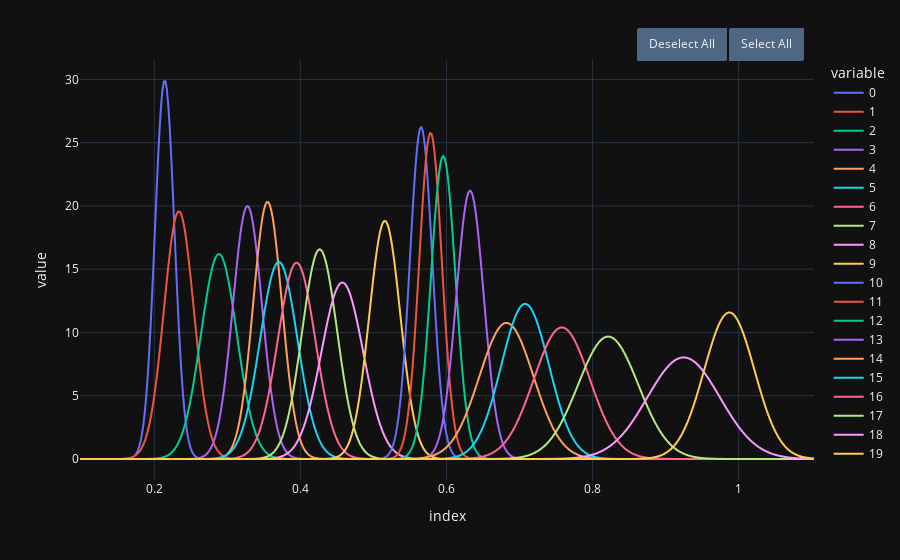
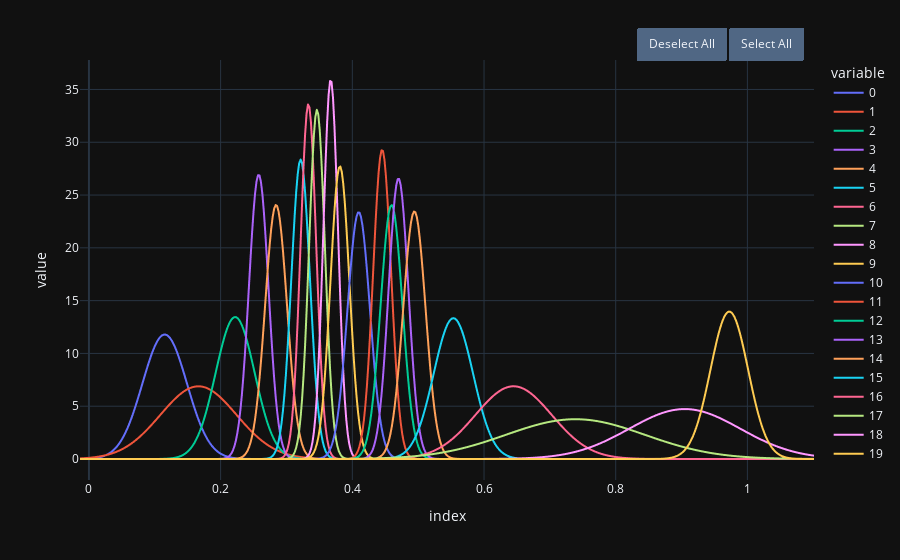
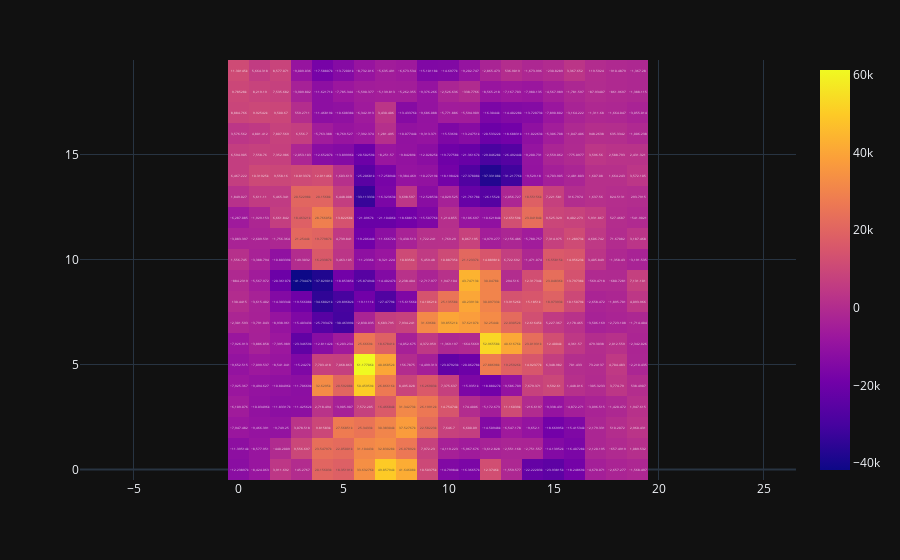

Write notebook code for charts like these, in order.
### Code cell
spice_net.fit(train_set['cleaned_humidity'].tolist(), train_set['cleaned_visibility'].tolist(),
              epochs_on_batch=config['epochs_on_batch'],
              batch_size=config['batch_size'],
              print_output=True)
spn.plot_som(som_1, True)
spn.plot_som(som_2, True)
spn.plot_hcm(correlation_matrix)

### Figure 1 — Plotly figure (JSON) as saved in the notebook; plotly's stock layout.template omitted (floating-point values rounded to 4 significant figures; data arrays with more than 128 entries replaced by an {"elided": "..."} marker saying what was removed)
{"data": [{"hovertemplate": "variable=0<br>index=%{x}<br>value=%{y}<extra></extra>", "legendgroup": "0", "line": {"color": "#636efa", "dash": "solid"}, "marker": {"symbol": "circle"}, "mode": "lines", "name": "0", "showlegend": true, "x": {"elided": "500 float values"}, "xaxis": "x", "y": {"elided": "500 float values"}, "yaxis": "y", "type": "scattergl"}, {"hovertemplate": "variable=1<br>index=%{x}<br>value=%{y}<extra></extra>", "legendgroup": "1", "line": {"color": "#EF553B", "dash": "solid"}, "marker": {"symbol": "circle"}, "mode": "lines", "name": "1", "showlegend": true, "x": {"elided": "500 float values"}, "xaxis": "x", "y": {"elided": "500 float values"}, "yaxis": "y", "type": "scattergl"}, {"hovertemplate": "variable=2<br>index=%{x}<br>value=%{y}<extra></extra>", "legendgroup": "2", "line": {"color": "#00cc96", "dash": "solid"}, "marker": {"symbol": "circle"}, "mode": "lines", "name": "2", "showlegend": true, "x": {"elided": "500 float values"}, "xaxis": "x", "y": {"elided": "500 float values"}, "yaxis": "y", "type": "scattergl"}, {"hovertemplate": "variable=3<br>index=%{x}<br>value=%{y}<extra></extra>", "legendgroup": "3", "line": {"color": "#ab63fa", "dash": "solid"}, "marker": {"symbol": "circle"}, "mode": "lines", "name": "3", "showlegend": true, "x": {"elided": "500 float values"}, "xaxis": "x", "y": {"elided": "500 float values"}, "yaxis": "y", "type": "scattergl"}, {"hovertemplate": "variable=4<br>index=%{x}<br>value=%{y}<extra></extra>", "legendgroup": "4", "line": {"color": "#FFA15A", "dash": "solid"}, "marker": {"symbol": "circle"}, "mode": "lines", "name": "4", "showlegend": true, "x": {"elided": "500 float values"}, "xaxis": "x", "y": {"elided": "500 float values"}, "yaxis": "y", "type": "scattergl"}, {"hovertemplate": "variable=5<br>index=%{x}<br>value=%{y}<extra></extra>", "legendgroup": "5", "line": {"color": "#19d3f3", "dash": "solid"}, "marker": {"symbol": "circle"}, "mode": "lines", "name": "5", "showlegend": true, "x": {"elided": "500 float values"}, "xaxis": "x", "y": {"elided": "500 float values"}, "yaxis": "y", "type": "scattergl"}, {"hovertemplate": "variable=6<br>index=%{x}<br>value=%{y}<extra></extra>", "legendgroup": "6", "line": {"color": "#FF6692", "dash": "solid"}, "marker": {"symbol": "circle"}, "mode": "lines", "name": "6", "showlegend": true, "x": {"elided": "500 float values"}, "xaxis": "x", "y": {"elided": "500 float values"}, "yaxis": "y", "type": "scattergl"}, {"hovertemplate": "variable=7<br>index=%{x}<br>value=%{y}<extra></extra>", "legendgroup": "7", "line": {"color": "#B6E880", "dash": "solid"}, "marker": {"symbol": "circle"}, "mode": "lines", "name": "7", "showlegend": true, "x": {"elided": "500 float values"}, "xaxis": "x", "y": {"elided": "500 float values"}, "yaxis": "y", "type": "scattergl"}, {"hovertemplate": "variable=8<br>index=%{x}<br>value=%{y}<extra></extra>", "legendgroup": "8", "line": {"color": "#FF97FF", "dash": "solid"}, "marker": {"symbol": "circle"}, "mode": "lines", "name": "8", "showlegend": true, "x": {"elided": "500 float values"}, "xaxis": "x", "y": {"elided": "500 float values"}, "yaxis": "y", "type": "scattergl"}, {"hovertemplate": "variable=9<br>index=%{x}<br>value=%{y}<extra></extra>", "legendgroup": "9", "line": {"color": "#FECB52", "dash": "solid"}, "marker": {"symbol": "circle"}, "mode": "lines", "name": "9", "showlegend": true, "x": {"elided": "500 float values"}, "xaxis": "x", "y": {"elided": "500 float values"}, "yaxis": "y", "type": "scattergl"}, {"hovertemplate": "variable=10<br>index=%{x}<br>value=%{y}<extra></extra>", "legendgroup": "10", "line": {"color": "#636efa", "dash": "solid"}, "marker": {"symbol": "circle"}, "mode": "lines", "name": "10", "showlegend": true, "x": {"elided": "500 float values"}, "xaxis": "x", "y": {"elided": "500 float values"}, "yaxis": "y", "type": "scattergl"}, {"hovertemplate": "variable=11<br>index=%{x}<br>value=%{y}<extra></extra>", "legendgroup": "11", "line": {"color": "#EF553B", "dash": "solid"}, "marker": {"symbol": "circle"}, "mode": "lines", "name": "11", "showlegend": true, "x": {"elided": "500 float values"}, "xaxis": "x", "y": {"elided": "500 float values"}, "yaxis": "y", "type": "scattergl"}, {"hovertemplate": "variable=12<br>index=%{x}<br>value=%{y}<extra></extra>", "legendgroup": "12", "line": {"color": "#00cc96", "dash": "solid"}, "marker": {"symbol": "circle"}, "mode": "lines", "name": "12", "showlegend": true, "x": {"elided": "500 float values"}, "xaxis": "x", "y": {"elided": "500 float values"}, "yaxis": "y", "type": "scattergl"}, {"hovertemplate": "variable=13<br>index=%{x}<br>value=%{y}<extra></extra>", "legendgroup": "13", "line": {"color": "#ab63fa", "dash": "solid"}, "marker": {"symbol": "circle"}, "mode": "lines", "name": "13", "showlegend": true, "x": {"elided": "500 float values"}, "xaxis": "x", "y": {"elided": "500 float values"}, "yaxis": "y", "type": "scattergl"}, {"hovertemplate": "variable=14<br>index=%{x}<br>value=%{y}<extra></extra>", "legendgroup": "14", "line": {"color": "#FFA15A", "dash": "solid"}, "marker": {"symbol": "circle"}, "mode": "lines", "name": "14", "showlegend": true, "x": {"elided": "500 float values"}, "xaxis": "x", "y": {"elided": "500 float values"}, "yaxis": "y", "type": "scattergl"}, {"hovertemplate": "variable=15<br>index=%{x}<br>value=%{y}<extra></extra>", "legendgroup": "15", "line": {"color": "#19d3f3", "dash": "solid"}, "marker": {"symbol": "circle"}, "mode": "lines", "name": "15", "showlegend": true, "x": {"elided": "500 float values"}, "xaxis": "x", "y": {"elided": "500 float values"}, "yaxis": "y", "type": "scattergl"}, {"hovertemplate": "variable=16<br>index=%{x}<br>value=%{y}<extra></extra>", "legendgroup": "16", "line": {"color": "#FF6692", "dash": "solid"}, "marker": {"symbol": "circle"}, "mode": "lines", "name": "16", "showlegend": true, "x": {"elided": "500 float values"}, "xaxis": "x", "y": {"elided": "500 float values"}, "yaxis": "y", "type": "scattergl"}, {"hovertemplate": "variable=17<br>index=%{x}<br>value=%{y}<extra></extra>", "legendgroup": "17", "line": {"color": "#B6E880", "dash": "solid"}, "marker": {"symbol": "circle"}, "mode": "lines", "name": "17", "showlegend": true, "x": {"elided": "500 float values"}, "xaxis": "x", "y": {"elided": "500 float values"}, "yaxis": "y", "type": "scattergl"}, {"hovertemplate": "variable=18<br>index=%{x}<br>value=%{y}<extra></extra>", "legendgroup": "18", "line": {"color": "#FF97FF", "dash": "solid"}, "marker": {"symbol": "circle"}, "mode": "lines", "name": "18", "showlegend": true, "x": {"elided": "500 float values"}, "xaxis": "x", "y": {"elided": "500 float values"}, "yaxis": "y", "type": "scattergl"}, {"hovertemplate": "variable=19<br>index=%{x}<br>value=%{y}<extra></extra>", "legendgroup": "19", "line": {"color": "#FECB52", "dash": "solid"}, "marker": {"symbol": "circle"}, "mode": "lines", "name": "19", "showlegend": true, "x": {"elided": "500 float values"}, "xaxis": "x", "y": {"elided": "500 float values"}, "yaxis": "y", "type": "scattergl"}], "layout": {"xaxis": {"anchor": "y", "domain": [0.0, 1.0], "title": {"text": "index"}}, "yaxis": {"anchor": "x", "domain": [0.0, 1.0], "title": {"text": "value"}}, "legend": {"title": {"text": "variable"}, "tracegroupgap": 0}, "margin": {"t": 60}, "updatemenus": [{"buttons": [{"args": ["visible", "legendonly"], "label": "Deselect All", "method": "restyle"}, {"args": ["visible", true], "label": "Select All", "method": "restyle"}], "direction": "left", "pad": {"r": 10, "t": 10}, "showactive": false, "type": "buttons", "x": 1, "xanchor": "right", "y": 1.1, "yanchor": "top"}]}}

### Figure 2 — Plotly figure (JSON) as saved in the notebook; plotly's stock layout.template omitted (floating-point values rounded to 4 significant figures; data arrays with more than 128 entries replaced by an {"elided": "..."} marker saying what was removed)
{"data": [{"hovertemplate": "variable=0<br>index=%{x}<br>value=%{y}<extra></extra>", "legendgroup": "0", "line": {"color": "#636efa", "dash": "solid"}, "marker": {"symbol": "circle"}, "mode": "lines", "name": "0", "showlegend": true, "x": {"elided": "500 float values"}, "xaxis": "x", "y": {"elided": "500 float values"}, "yaxis": "y", "type": "scattergl"}, {"hovertemplate": "variable=1<br>index=%{x}<br>value=%{y}<extra></extra>", "legendgroup": "1", "line": {"color": "#EF553B", "dash": "solid"}, "marker": {"symbol": "circle"}, "mode": "lines", "name": "1", "showlegend": true, "x": {"elided": "500 float values"}, "xaxis": "x", "y": {"elided": "500 float values"}, "yaxis": "y", "type": "scattergl"}, {"hovertemplate": "variable=2<br>index=%{x}<br>value=%{y}<extra></extra>", "legendgroup": "2", "line": {"color": "#00cc96", "dash": "solid"}, "marker": {"symbol": "circle"}, "mode": "lines", "name": "2", "showlegend": true, "x": {"elided": "500 float values"}, "xaxis": "x", "y": {"elided": "500 float values"}, "yaxis": "y", "type": "scattergl"}, {"hovertemplate": "variable=3<br>index=%{x}<br>value=%{y}<extra></extra>", "legendgroup": "3", "line": {"color": "#ab63fa", "dash": "solid"}, "marker": {"symbol": "circle"}, "mode": "lines", "name": "3", "showlegend": true, "x": {"elided": "500 float values"}, "xaxis": "x", "y": {"elided": "500 float values"}, "yaxis": "y", "type": "scattergl"}, {"hovertemplate": "variable=4<br>index=%{x}<br>value=%{y}<extra></extra>", "legendgroup": "4", "line": {"color": "#FFA15A", "dash": "solid"}, "marker": {"symbol": "circle"}, "mode": "lines", "name": "4", "showlegend": true, "x": {"elided": "500 float values"}, "xaxis": "x", "y": {"elided": "500 float values"}, "yaxis": "y", "type": "scattergl"}, {"hovertemplate": "variable=5<br>index=%{x}<br>value=%{y}<extra></extra>", "legendgroup": "5", "line": {"color": "#19d3f3", "dash": "solid"}, "marker": {"symbol": "circle"}, "mode": "lines", "name": "5", "showlegend": true, "x": {"elided": "500 float values"}, "xaxis": "x", "y": {"elided": "500 float values"}, "yaxis": "y", "type": "scattergl"}, {"hovertemplate": "variable=6<br>index=%{x}<br>value=%{y}<extra></extra>", "legendgroup": "6", "line": {"color": "#FF6692", "dash": "solid"}, "marker": {"symbol": "circle"}, "mode": "lines", "name": "6", "showlegend": true, "x": {"elided": "500 float values"}, "xaxis": "x", "y": {"elided": "500 float values"}, "yaxis": "y", "type": "scattergl"}, {"hovertemplate": "variable=7<br>index=%{x}<br>value=%{y}<extra></extra>", "legendgroup": "7", "line": {"color": "#B6E880", "dash": "solid"}, "marker": {"symbol": "circle"}, "mode": "lines", "name": "7", "showlegend": true, "x": {"elided": "500 float values"}, "xaxis": "x", "y": {"elided": "500 float values"}, "yaxis": "y", "type": "scattergl"}, {"hovertemplate": "variable=8<br>index=%{x}<br>value=%{y}<extra></extra>", "legendgroup": "8", "line": {"color": "#FF97FF", "dash": "solid"}, "marker": {"symbol": "circle"}, "mode": "lines", "name": "8", "showlegend": true, "x": {"elided": "500 float values"}, "xaxis": "x", "y": {"elided": "500 float values"}, "yaxis": "y", "type": "scattergl"}, {"hovertemplate": "variable=9<br>index=%{x}<br>value=%{y}<extra></extra>", "legendgroup": "9", "line": {"color": "#FECB52", "dash": "solid"}, "marker": {"symbol": "circle"}, "mode": "lines", "name": "9", "showlegend": true, "x": {"elided": "500 float values"}, "xaxis": "x", "y": {"elided": "500 float values"}, "yaxis": "y", "type": "scattergl"}, {"hovertemplate": "variable=10<br>index=%{x}<br>value=%{y}<extra></extra>", "legendgroup": "10", "line": {"color": "#636efa", "dash": "solid"}, "marker": {"symbol": "circle"}, "mode": "lines", "name": "10", "showlegend": true, "x": {"elided": "500 float values"}, "xaxis": "x", "y": {"elided": "500 float values"}, "yaxis": "y", "type": "scattergl"}, {"hovertemplate": "variable=11<br>index=%{x}<br>value=%{y}<extra></extra>", "legendgroup": "11", "line": {"color": "#EF553B", "dash": "solid"}, "marker": {"symbol": "circle"}, "mode": "lines", "name": "11", "showlegend": true, "x": {"elided": "500 float values"}, "xaxis": "x", "y": {"elided": "500 float values"}, "yaxis": "y", "type": "scattergl"}, {"hovertemplate": "variable=12<br>index=%{x}<br>value=%{y}<extra></extra>", "legendgroup": "12", "line": {"color": "#00cc96", "dash": "solid"}, "marker": {"symbol": "circle"}, "mode": "lines", "name": "12", "showlegend": true, "x": {"elided": "500 float values"}, "xaxis": "x", "y": {"elided": "500 float values"}, "yaxis": "y", "type": "scattergl"}, {"hovertemplate": "variable=13<br>index=%{x}<br>value=%{y}<extra></extra>", "legendgroup": "13", "line": {"color": "#ab63fa", "dash": "solid"}, "marker": {"symbol": "circle"}, "mode": "lines", "name": "13", "showlegend": true, "x": {"elided": "500 float values"}, "xaxis": "x", "y": {"elided": "500 float values"}, "yaxis": "y", "type": "scattergl"}, {"hovertemplate": "variable=14<br>index=%{x}<br>value=%{y}<extra></extra>", "legendgroup": "14", "line": {"color": "#FFA15A", "dash": "solid"}, "marker": {"symbol": "circle"}, "mode": "lines", "name": "14", "showlegend": true, "x": {"elided": "500 float values"}, "xaxis": "x", "y": {"elided": "500 float values"}, "yaxis": "y", "type": "scattergl"}, {"hovertemplate": "variable=15<br>index=%{x}<br>value=%{y}<extra></extra>", "legendgroup": "15", "line": {"color": "#19d3f3", "dash": "solid"}, "marker": {"symbol": "circle"}, "mode": "lines", "name": "15", "showlegend": true, "x": {"elided": "500 float values"}, "xaxis": "x", "y": {"elided": "500 float values"}, "yaxis": "y", "type": "scattergl"}, {"hovertemplate": "variable=16<br>index=%{x}<br>value=%{y}<extra></extra>", "legendgroup": "16", "line": {"color": "#FF6692", "dash": "solid"}, "marker": {"symbol": "circle"}, "mode": "lines", "name": "16", "showlegend": true, "x": {"elided": "500 float values"}, "xaxis": "x", "y": {"elided": "500 float values"}, "yaxis": "y", "type": "scattergl"}, {"hovertemplate": "variable=17<br>index=%{x}<br>value=%{y}<extra></extra>", "legendgroup": "17", "line": {"color": "#B6E880", "dash": "solid"}, "marker": {"symbol": "circle"}, "mode": "lines", "name": "17", "showlegend": true, "x": {"elided": "500 float values"}, "xaxis": "x", "y": {"elided": "500 float values"}, "yaxis": "y", "type": "scattergl"}, {"hovertemplate": "variable=18<br>index=%{x}<br>value=%{y}<extra></extra>", "legendgroup": "18", "line": {"color": "#FF97FF", "dash": "solid"}, "marker": {"symbol": "circle"}, "mode": "lines", "name": "18", "showlegend": true, "x": {"elided": "500 float values"}, "xaxis": "x", "y": {"elided": "500 float values"}, "yaxis": "y", "type": "scattergl"}, {"hovertemplate": "variable=19<br>index=%{x}<br>value=%{y}<extra></extra>", "legendgroup": "19", "line": {"color": "#FECB52", "dash": "solid"}, "marker": {"symbol": "circle"}, "mode": "lines", "name": "19", "showlegend": true, "x": {"elided": "500 float values"}, "xaxis": "x", "y": {"elided": "500 float values"}, "yaxis": "y", "type": "scattergl"}], "layout": {"xaxis": {"anchor": "y", "domain": [0.0, 1.0], "title": {"text": "index"}}, "yaxis": {"anchor": "x", "domain": [0.0, 1.0], "title": {"text": "value"}}, "legend": {"title": {"text": "variable"}, "tracegroupgap": 0}, "margin": {"t": 60}, "updatemenus": [{"buttons": [{"args": ["visible", "legendonly"], "label": "Deselect All", "method": "restyle"}, {"args": ["visible", true], "label": "Select All", "method": "restyle"}], "direction": "left", "pad": {"r": 10, "t": 10}, "showactive": false, "type": "buttons", "x": 1, "xanchor": "right", "y": 1.1, "yanchor": "top"}]}}

### Figure 3 — Plotly figure (JSON) as saved in the notebook; plotly's stock layout.template omitted (floating-point values rounded to 4 significant figures; data arrays with more than 128 entries replaced by an {"elided": "..."} marker saying what was removed)
{"data": [{"coloraxis": "coloraxis", "name": "0", "texttemplate": "%{z}", "z": {"elided": "20x20 float values"}, "type": "heatmap", "xaxis": "x", "yaxis": "y", "hovertemplate": "x: %{x}<br>y: %{y}<br>color: %{z}<extra></extra>"}], "layout": {"xaxis": {"anchor": "y", "domain": [0.0, 1.0]}, "yaxis": {"anchor": "x", "domain": [0.0, 1.0], "autorange": "min", "scaleanchor": "x"}, "coloraxis": {"colorscale": [[0.0, "#0d0887"], [0.1111, "#46039f"], [0.2222, "#7201a8"], [0.3333, "#9c179e"], [0.4444, "#bd3786"], [0.5556, "#d8576b"], [0.6667, "#ed7953"], [0.7778, "#fb9f3a"], [0.8889, "#fdca26"], [1.0, "#f0f921"]]}, "margin": {"t": 60}}}
